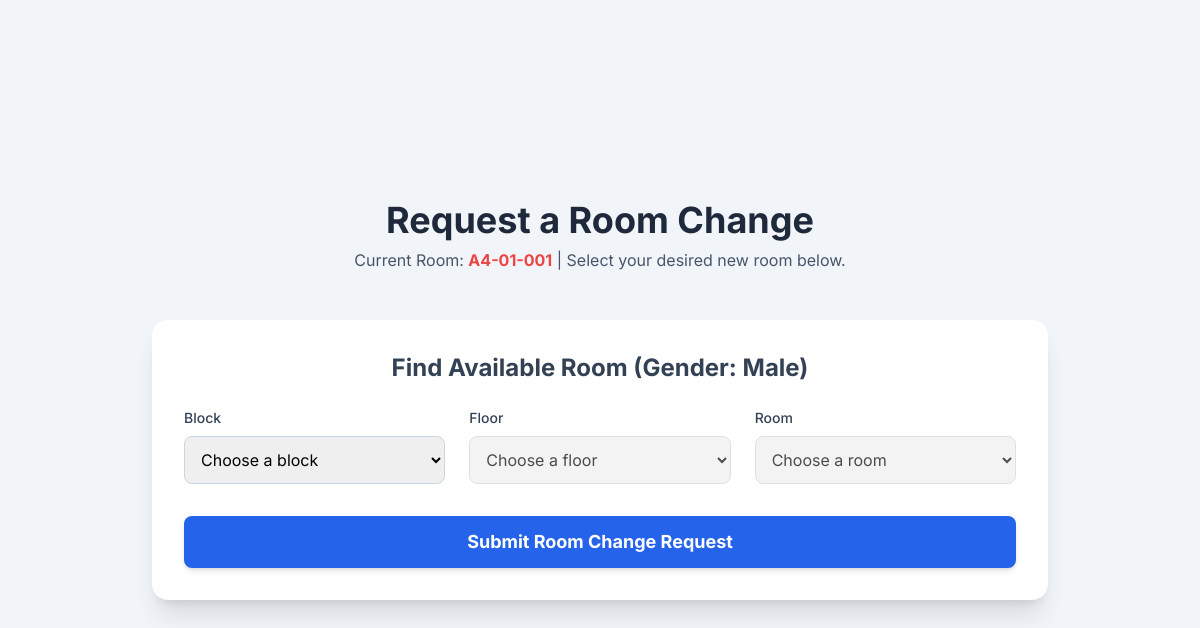
Page /room_change.php (signed in) on the earlier database version.
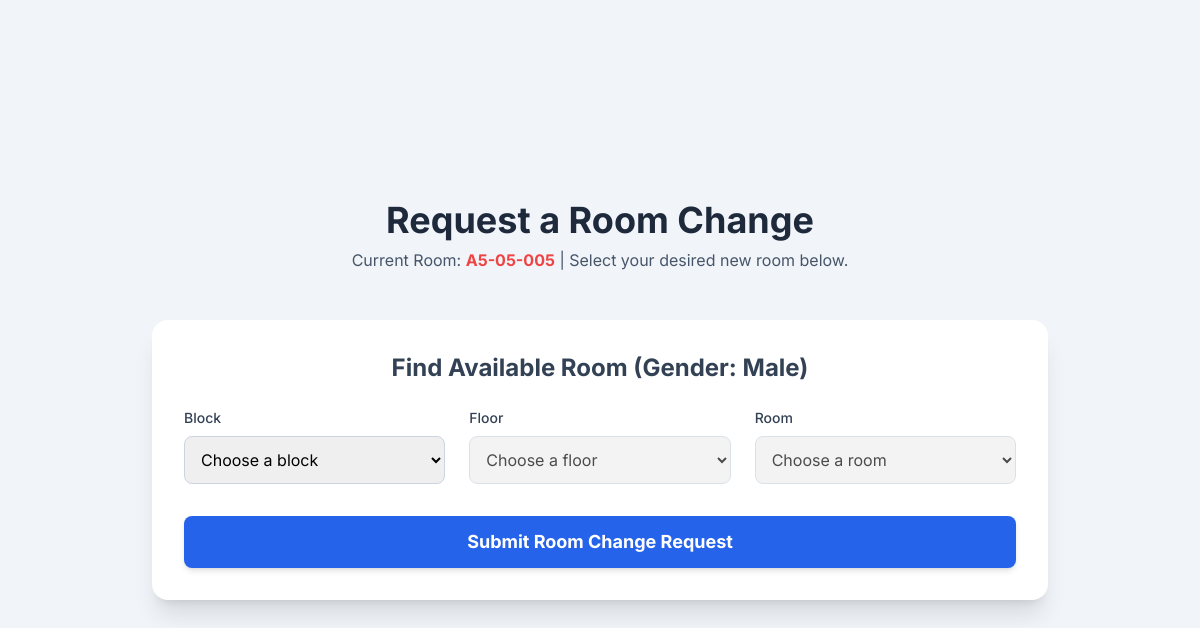
Same page on the later database version.
### tables this page shows
CREATE TABLE `student_rooms` (
  `sr_id` int(11) NOT NULL,
  `student_id` varchar(50) NOT NULL,
  `room_identifier` varchar(20) NOT NULL,
  `semester` varchar(50) DEFAULT NULL,
  `status` varchar(50) DEFAULT 'Active',
  `assigned_at` timestamp NOT NULL DEFAULT current_timestamp(),
  `released_at` timestamp NULL DEFAULT NULL
);

### conn.php (called while the page is built, shortened)
<?php
$host = 'localhost';
$user = 'root';
$pass = '';
$dbname = 'hostel';
$conn = new mysqli($host, $user, $pass, $dbname);
function getUserGender($student_id) {
    global $conn;
    $genderQuery = $conn->query("SELECT gender FROM users WHERE student_id = '$student_id'");
    return $genderQuery ? $genderQuery->fetch_assoc()['gender'] : null;
}
?>

### room_change.php (the view, shortened to what this page needs)
<?php
require 'conn.php';
$student_id = $_SESSION['student_id'];
$gender = getUserGender($student_id);
$current_room_id = '';
$sql_current_room = "SELECT room_identifier FROM student_rooms WHERE student_id = '$student_id' AND status = 'Active' LIMIT 1";
$res_current_room = $conn->query($sql_current_room);
if ($res_current_room && $res_current_room->num_rows > 0) {
    $current_room_id = $res_current_room->fetch_assoc()['room_identifier'];
} else {
    $_SESSION['room_message'] = "Error: You must have an active room assignment to request a room change.";
    header('Location: student_dashboard.php');
    exit;
}
?>
<!DOCTYPE html>
<html lang="en">
<head>
    <script src="https://cdn.tailwindcss.com"></script>
</head>
<body class="bg-slate-100 flex flex-col items-center justify-center min-h-screen p-4 md:p-8 space-y-12">
    <div class="text-center">
        <h1 class="text-4xl font-bold text-slate-800">Request a Room Change</h1>
        <p class="text-slate-600 mt-2">Current Room: <strong class="text-red-500"><?php echo htmlspecialchars($current_room_id); ?></strong> | Select your desired new room below.</p>
    </div>
    <form method="post" action="room_change.php" class="card-container w-full max-w-4xl bg-white p-6 md:p-8 rounded-2xl shadow-xl">
        <h2 class="text-2xl font-bold text-slate-700 mb-6 text-center">Find Available Room (Gender: <?php echo htmlspecialchars(ucfirst($gender)); ?>)</h2>
        <div class="grid grid-cols-1 md:grid-cols-3 gap-6">
            <div>
                <label for="block-select" class="block text-sm font-medium text-slate-700 mb-2">Block</label>
                <select id="block-select" name="block" class="w-full p-3 border border-slate-300 rounded-lg focus:ring-2 focus:ring-blue-500 focus:border-blue-500 transition">
                    <option value="" selected disabled>Choose a block</option>
                </select>
            </div>
            <div>
                <label for="floor-select" class="block text-sm font-medium text-slate-700 mb-2">Floor</label>
                <select id="floor-select" name="floor" class="w-full p-3 border border-slate-300 rounded-lg focus:ring-2 focus:ring-blue-500 focus:border-blue-500 transition" disabled>
                    <option value="" selected disabled>Choose a floor</option>
                </select>
            </div>
            <div>
                <label for="room-select" class="block text-sm font-medium text-slate-700 mb-2">Room</label>
                <select id="room-select" name="room" class="w-full p-3 border border-slate-300 rounded-lg focus:ring-2 focus:ring-blue-500 focus:border-blue-500 transition" disabled>
                    <option value="" selected disabled>Choose a room</option>
                </select>
            </div>
        </div>
        <button id="searchBtn" type="submit" class="mt-8 w-full bg-blue-600 text-white py-3 rounded-lg font-bold text-lg hover:bg-blue-700 transition-colors duration-300 shadow-md hover:shadow-lg focus:outline-none focus:ring-2 focus:ring-blue-500 focus:ring-opacity-50" disabled>
            Submit Room Change Request
        </button>
    </form>
</body>
</html>

Differences in the rows shown:
no longer on this page (row edited): student_rooms: room_identifier "A4-01-001"
added student_rooms: room_identifier "A5-05-005"
